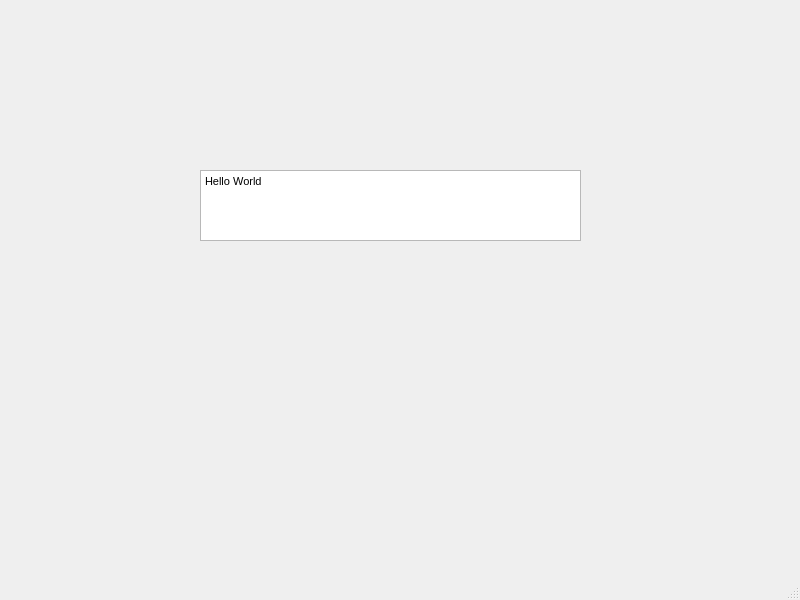
<?xml version="1.0" encoding="UTF-8"?>
<ui version="4.0">
 <class>MainWindow</class>
 <widget class="QMainWindow" name="MainWindow">
  <property name="geometry">
   <rect>
    <x>0</x>
    <y>0</y>
    <width>800</width>
    <height>600</height>
   </rect>
  </property>
  <property name="windowTitle">
   <string>MainWindow</string>
  </property>
  <widget class="QWidget" name="centralwidget">
   <widget class="QTextEdit" name="textEdit">
    <property name="geometry">
     <rect>
      <x>200</x>
      <y>170</y>
      <width>381</width>
      <height>71</height>
     </rect>
    </property>
    <property name="html">
     <string>&lt;!DOCTYPE HTML PUBLIC &quot;-//W3C//DTD HTML 4.0//EN&quot; &quot;http://www.w3.org/TR/REC-html40/strict.dtd&quot;&gt;
&lt;html&gt;&lt;head&gt;&lt;meta name=&quot;qrichtext&quot; content=&quot;1&quot; /&gt;&lt;style type=&quot;text/css&quot;&gt;
p, li { white-space: pre-wrap; }
&lt;/style&gt;&lt;/head&gt;&lt;body style=&quot; font-family:'MS Shell Dlg 2'; font-size:8.25pt; font-weight:400; font-style:normal;&quot;&gt;
&lt;p style=&quot; margin-top:0px; margin-bottom:0px; margin-left:0px; margin-right:0px; -qt-block-indent:0; text-indent:0px;&quot;&gt;Hello World&lt;/p&gt;
&lt;p style=&quot;-qt-paragraph-type:empty; margin-top:0px; margin-bottom:0px; margin-left:0px; margin-right:0px; -qt-block-indent:0; text-indent:0px;&quot;&gt;&lt;br /&gt;&lt;/p&gt;&lt;/body&gt;&lt;/html&gt;</string>
    </property>
   </widget>
  </widget>
  <widget class="QMenuBar" name="menubar">
   <property name="geometry">
    <rect>
     <x>0</x>
     <y>0</y>
     <width>800</width>
     <height>21</height>
    </rect>
   </property>
  </widget>
  <widget class="QStatusBar" name="statusbar"/>
 </widget>
 <resources/>
 <connections/>
</ui>
